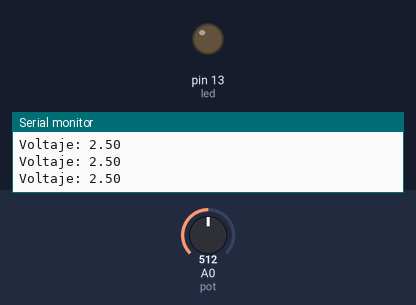
The sketch below on a simulated Arduino Uno, built with avr-gcc and run on an emulated ATmega328P. On the bench: output pins drawn as LEDs (lit = HIGH), the last lines printed to the serial monitor. Inputs (shaded band) come from the test bench; at power-on: A0 (pot) = 512.

Above: at 1.2 s.
1.3 s: A0 (pot) set to 603
2.8 s: A0 (pot) set to 625
At 3.7 s:
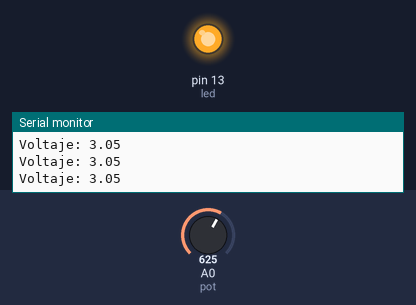
4.3 s: A0 (pot) set to 511
At 5.2 s:
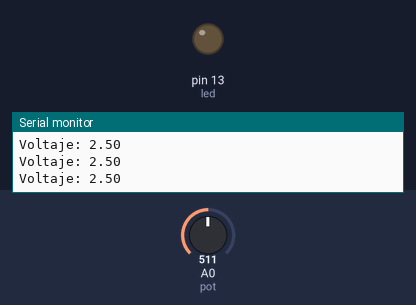
5.8 s: A0 (pot) set to 716
At 6.7 s:
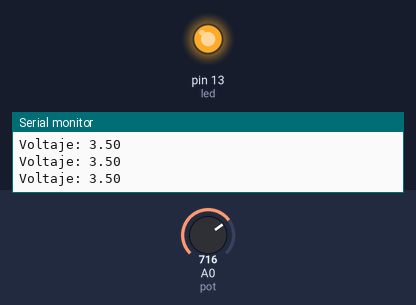
Timing chart, 0 to 8.3 s (numbered marks = the images above; inputs shaded):
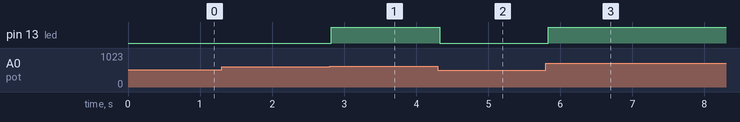

The sketch:

P3A1-ADC.ino
```cpp
#define pot A0
#define led 13

float value = 0;
float voltaje = 0;

void setup() {
  pinMode(led, OUTPUT);
  Serial.begin(9600);
}

void loop() {
  value = analogRead(pot);
  voltaje = value/1023*5;
  Serial.print("Voltaje: "); // Imprimir letrero
  Serial.println(voltaje);

  if (voltaje > 3){
    digitalWrite(led, HIGH);
  }
  else {
    digitalWrite(led, LOW);
  }
  delay(100);
}
```

Measured:
- the behaviour switches between 613 and 614 on A0 (pot) (found by bisection; images 0 and 1)
- after the input at 2.8 s, pin 13 (led): LOW → HIGH at once
- after the input at 4.3 s, pin 13 (led): HIGH → LOW at once
- after the input at 5.8 s, pin 13 (led): LOW → HIGH at once
